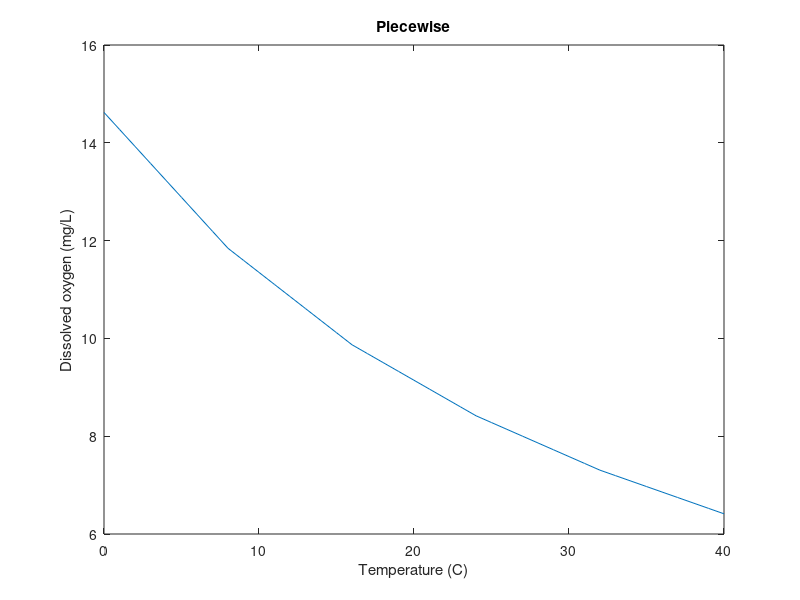
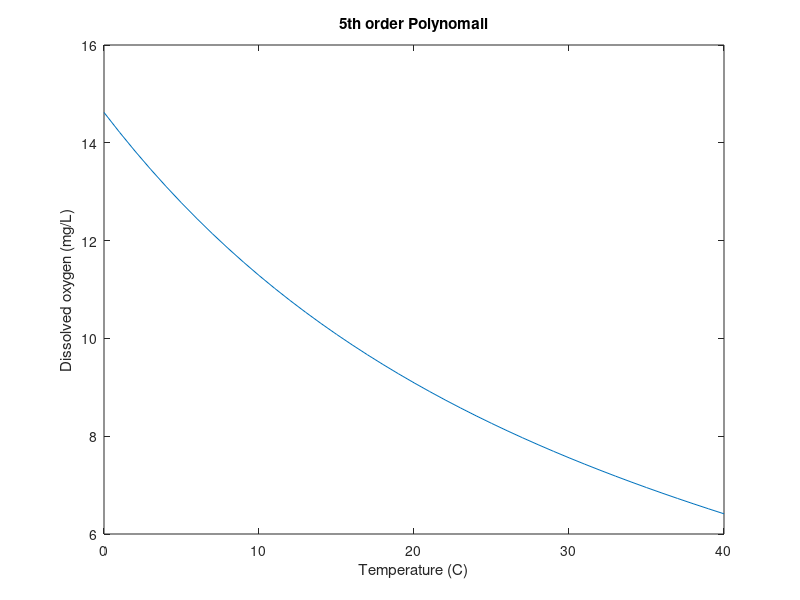
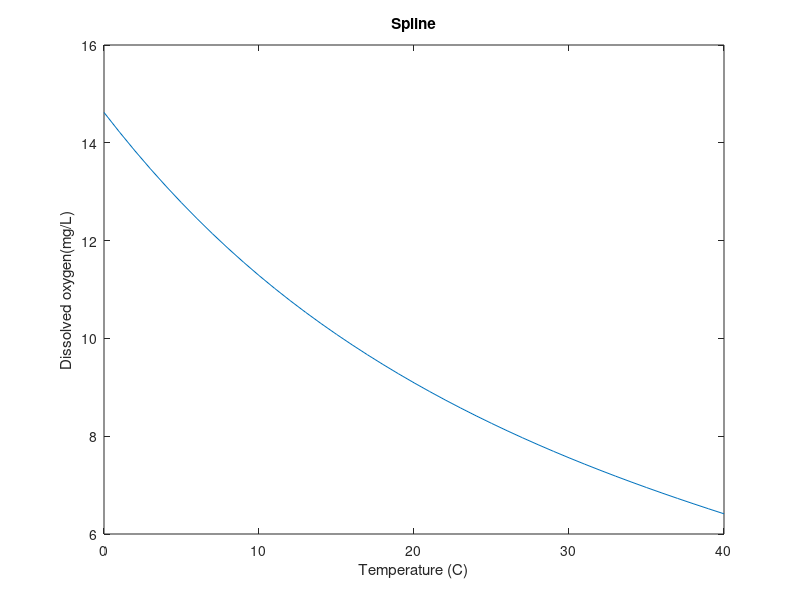

Write the MATLAB code that produced these figures, in order.
%[50%] The following table defines the sea-level concentration of dissolved oxygen for
%fresh water as a function of temperature:
%
%
%############################################################################
% <Lab 8>
%
% Course: ENSC 180 Introduction to Engineering Analysis
% Instructor: Dr. Herbert H. Tsang
% Description: opperations of dissolved oxygen for
%fresh water as a function of temperature:
% Due date: Tues Mar22 2022
%
% Author: Anton
% Input: Table which defines the sea-level concentration of dissolved oxygen for
%fresh water as a function of temperature:
% Output: results graphical 

% I pledge that I have completed the programming assignment independently.
% I have not copied the code from a student or any source.
% I have not given my code to any student.
%T (oC) 0 8 16 24 32 40
%o (mg/L) 14.621 11.843 9.870 8.418 7.305 6.413
% Sign here: ___<Anton

T =  [0 8 16 24 32 40]
Oxygen = [14.621 11.843 9.870 8.418 7.305 6.413]
x = 0:40

y1 = interp1(T, Oxygen, x);  %https://www.mathworks.com/help/matlab/ref/interp1.html
y2 = polyval(polyfit(T, Oxygen, 5), x); %polyfit returns 5th order poly graph of
y3 = spline(T, Oxygen, x); %spline returns a vector of interpolated values s corresponding to the query points in xq. 

figure;
%1
plot(x,y1)
title('Piecewise')
xlabel('Temperature (C)')
ylabel('Dissolved oxygen (mg/L)')

figure;

plot(x,y2)
title('5th order Polynomail')
xlabel('Temperature (C)')
ylabel('Dissolved oxygen (mg/L)')

figure;
plot(x,y3)
title('Spline')
xlabel('Temperature (C)')
ylabel('Dissolved oxygen(mg/L)')

% Displaying values
disp('The values for o(27) are displayed below.')
fprintf('The Piecewise linear produced a value of: %f.\n', y1(27))
fprintf('The 5th-order polynomial produced a value of: %f.\n', y2(27))
fprintf('The Spline produced a value of: %f.\n', y3(27))
%Print out the estimate using the three interpolation methods. Use the “comment” within the
%code to explain your approach and comment on the results you obtain.
fprintf(['I graphed the three results on seperate graphs. ' ...
    'Laying them side by side' ...
    '\nit is evident that the piecewise results are more ' ...
    'different \nthen the results of the other two. \n' ...
    ' '])
%############################################################################